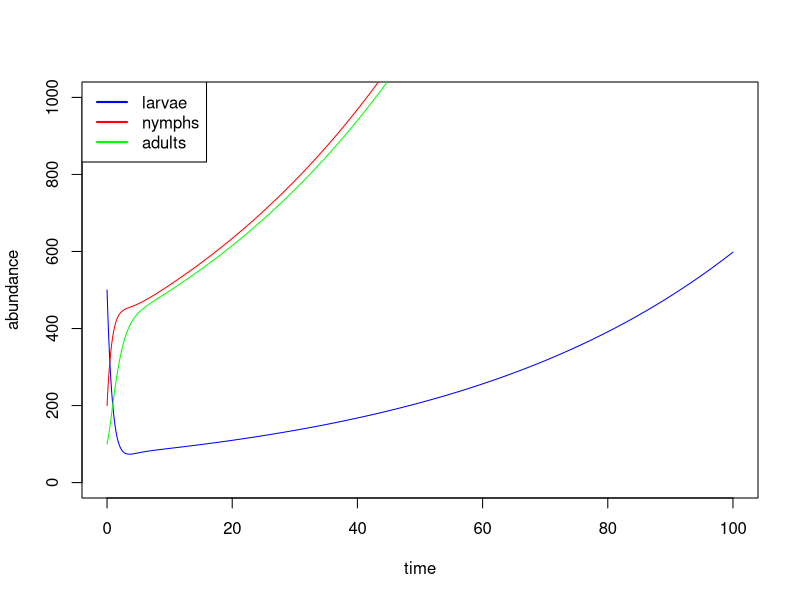

Source code (R):
## ---- chunk 1
library(deSolve)

# trying to understand tick population across life stages and hosts
  # hope to add host prevalences to these population dynamics
  # first trying to create a functioning, and plausible tick population

# ticks are broken into life stages (larva, nymph, adult)
# hosts are broken into competency (C) (1 = high, 2 = medium, 3 = low)

SIS.model <- function(t, x, params) {
  Tl = x[1] # larvae
  Tn = x[2] # nymphs
  Ta = x[3] # adults

# f is the probability of taking a blood meal 
  # I've broken up blood meals into 3 options (C1, C2, C3)
    # f1 - f3 is probability of larval blood meals on C1 - C3
  f1 = params[1]
  f2 = params[2]
  f3 = params[3]
    # f1 - f3 is probability of nymphal blood meals on C1 - C3
  f4 = params[4]
  f5 = params[5]
  f6 = params[6]
  
  C1 = params[7] # Highly competent host (i.e. NEFU)
  C2 = params[8] # Medium competent host (i.e Peromyscus mice)
  C3 = params[9] # Lowly competent host (i.e. Lizard)
  
  # tick parameters
  m = params[10] # molting rate from blood meal to next life stage
  u = params[11] # natural mortality (not finding a blood meal)
  d = params[12] # probability of adult finding a deer and successfully mating
  h = params[13] # number of eggs hatching successfully into larvae
  
  # differential equations to track the change in tick life stages over time
  dTldt = Tl*(f1*C1 - f2*C2 - f3*C3) + d*h*Ta - u*Tl 
  dTndt = m*Tl*(f1*C1 + f2*C2 + f3*C3) - Tn*(f4*C1 - f5*C2 - f6*C3) - u*Tn
  dTadt = m*Tn*(f4*C1 + f5*C2 + f6*C3) - d*h*Ta - u*Ta
  # can't seem to stop making my adult population explode
  return(list(c(dTldt, dTndt, dTadt)))
}

Tl0 = 500
Tn0 = 200
Ta0 = 100

initial_values = c(Tl0, Tn0, Ta0)

# Should my f1 - f3 = 1, f4 - f6 = 1, because the tick will have 1 blood meal but different probabilities of that blood meal being C1 - C3?
  f1 =  0.2  # larval rate on feeding C1 host # NEFU
  f2 =  0.2  # larval rate on feeding C2 host # PEROs
  f3 =  0.6 # larval rate on feeding C3 host  # Lizard
  f4 =  0.3  # nymphal rate on feeding C1 host
  f5 =  0.1  # nymphal rate on feeding C2 host
  f6 =  0.6  # nymphal rate on feeding C3 host
  
  # # I need help with this section, does it make sense to set Ci = 1 since a larva or nymph will only take 1 blood meal? 
  
  C1 = 1 # number of high competent hosts
  C2 = 1 # number of medium competent hosts
  C3 = 1 # number of low competent hosts 
  
  m = 0.7  # molting rate
  u = 0.5 # mortality
  d = 0.5 # success of finding a deer and mating
  h = 0.4 # hatching rate of eggs into larvae 
  
parameters = c(f1, f2, f3, f4, f5, f6, C1, C2, C3, m, u, d, h)

times = seq(0,100, by = 0.1)

results = lsoda(initial_values, times, SIS.model, parameters)
colnames(results) = c('time', 'larval', 'nymph', 'adult')
head(results)

plot(results[, 'time'], results[,'larval'], type = 'l', col = 'blue', 
     xlab = 'time', ylab = 'abundance', ylim = c(0,1000))
lines(results[,'time'], results[,'nymph'], type = 'l', col = 'red')
lines(results[,'time'], results[,'adult'], type = 'l', col = 'green')
legend('topleft', legend = c('larvae', 'nymphs', 'adults'),
       col = c('blue', 'red', 'green'), lwd = 2)
